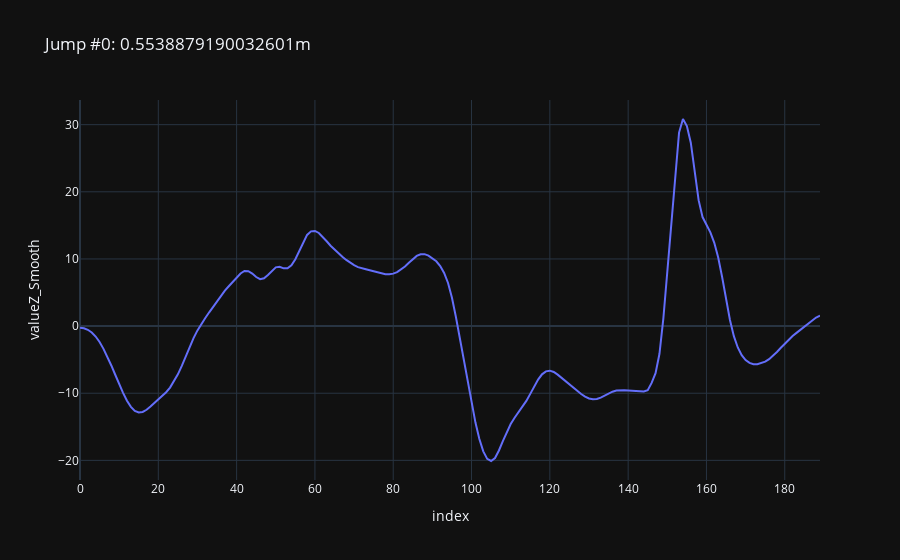
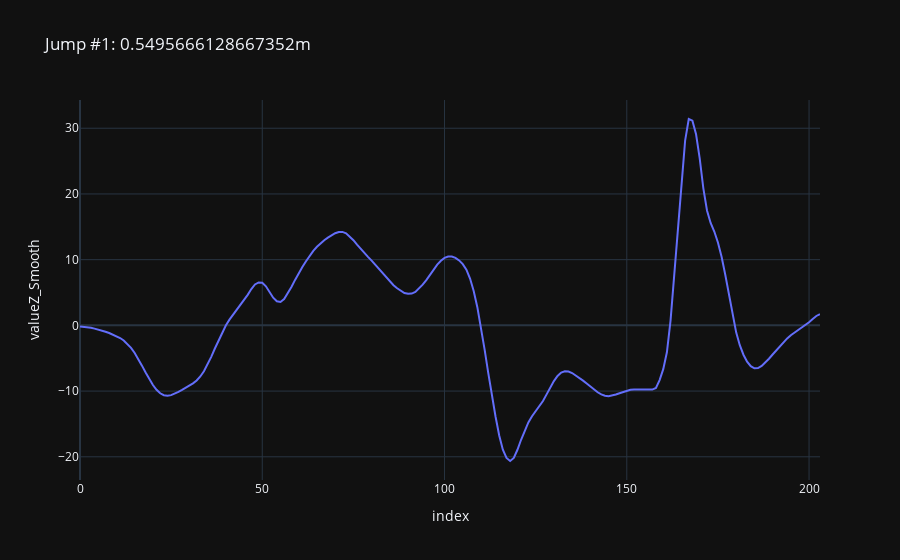

Source (notebook cell) for these figures, in order:
### Markdown cell above
# Show last repetitions

### Code cell
for num, exercise in enumerate(exercises):
    df_ex = pd.DataFrame(exercise)
    jump_height = compute_height_initial_velocity(df_ex, "valueZ_Smooth")
    fig = px.line(df_ex, y='valueZ_Smooth', title=f'Jump #{num}: {jump_height}m')
    fig.show()

### Figure 1 — Plotly figure (JSON) as saved in the notebook; plotly's stock layout.template omitted (floating-point values rounded to 4 significant figures; data arrays with more than 128 entries replaced by an {"elided": "..."} marker saying what was removed)
{"data": [{"hovertemplate": "index=%{x}<br>valueZ_Smooth=%{y}<extra></extra>", "legendgroup": "", "line": {"color": "#636efa", "dash": "solid"}, "marker": {"symbol": "circle"}, "mode": "lines", "name": "", "orientation": "v", "showlegend": false, "x": {"elided": "190 int values"}, "xaxis": "x", "y": {"elided": "190 float values"}, "yaxis": "y", "type": "scatter"}], "layout": {"xaxis": {"anchor": "y", "domain": [0.0, 1.0], "title": {"text": "index"}}, "yaxis": {"anchor": "x", "domain": [0.0, 1.0], "title": {"text": "valueZ_Smooth"}}, "legend": {"tracegroupgap": 0}, "title": {"text": "Jump #0: 0.5538879190032601m"}}}

### Figure 2 — Plotly figure (JSON) as saved in the notebook; plotly's stock layout.template omitted (floating-point values rounded to 4 significant figures; data arrays with more than 128 entries replaced by an {"elided": "..."} marker saying what was removed)
{"data": [{"hovertemplate": "index=%{x}<br>valueZ_Smooth=%{y}<extra></extra>", "legendgroup": "", "line": {"color": "#636efa", "dash": "solid"}, "marker": {"symbol": "circle"}, "mode": "lines", "name": "", "orientation": "v", "showlegend": false, "x": {"elided": "204 int values"}, "xaxis": "x", "y": {"elided": "204 float values"}, "yaxis": "y", "type": "scatter"}], "layout": {"xaxis": {"anchor": "y", "domain": [0.0, 1.0], "title": {"text": "index"}}, "yaxis": {"anchor": "x", "domain": [0.0, 1.0], "title": {"text": "valueZ_Smooth"}}, "legend": {"tracegroupgap": 0}, "title": {"text": "Jump #1: 0.5495666128667352m"}}}
